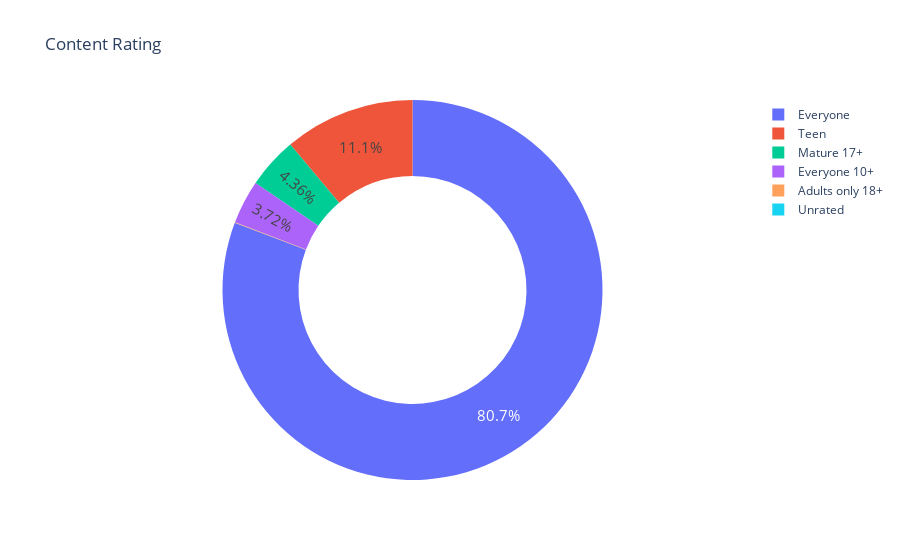

Notebook code cell kept with this figure:
### Code cell
fig = px.pie(labels=ratings.index,
             values=ratings.values,
             title="Content Rating",
             names=ratings.index,
             hole=0.6,
             )

fig.update_traces(textposition='inside', textfont_size=15, textinfo='percent')

fig.show()

### Figure 1 — Plotly figure (JSON) as saved in the notebook; plotly's stock layout.template omitted (floating-point values rounded to 4 significant figures)
{"data": [{"domain": {"x": [0, 1], "y": [0, 1]}, "hole": 0.6, "hovertemplate": "label=%{label}<br>value=%{value}<extra></extra>", "labels": ["Everyone", "Teen", "Mature 17+", "Everyone 10+", "Adults only 18+", "Unrated"], "legendgroup": "", "name": "", "showlegend": true, "textfont": {"size": 15}, "textinfo": "percent", "textposition": "inside", "type": "pie", "values": [6619, 912, 357, 305, 3, 1]}], "layout": {"legend": {"tracegroupgap": 0}, "title": {"text": "Content Rating"}}}
